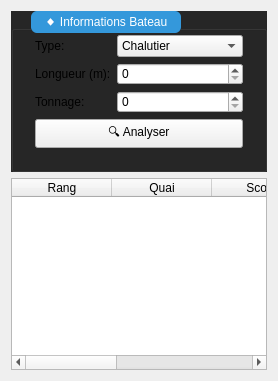
                 <widget class="QWidget" name="tabAideDecision">
                  <attribute name="title">
                   <string> Aide Décision</string>
                  </attribute>
                  <layout class="QVBoxLayout" name="aideDecisionLayout">
                   <item>
                    <widget class="QGroupBox" name="groupBoxBoatInfo">
                     <property name="styleSheet">
                      <string notr="true">QGroupBox {
    background-color: #262626;
    color: #ffffff;
    padding: 14px;
}
QGroupBox::title {
    subcontrol-origin: margin;
    left: 20px;
    padding: 4px 12px;
    color: #ffffff;
    background-color: #3498db;
    border-radius: 6px;
}</string>
                     </property>
                     <property name="title">
                      <string>◆ Informations Bateau</string>
                     </property>
                     <layout class="QFormLayout" name="boatFormLayout">
                      <item row="0" column="0">
                       <widget class="QLabel" name="labelTypeBateau">
                        <property name="text">
                         <string>Type:</string>
                        </property>
                       </widget>
                      </item>
                      <item row="0" column="1">
                       <widget class="QComboBox" name="comboBoxTypeBateau">
                        <item>
                         <property name="text">
                          <string>Chalutier</string>
                         </property>
                        </item>
                        <item>
                         <property name="text">
                          <string>Cargo</string>
                         </property>
                        </item>
                        <item>
                         <property name="text">
                          <string>Tanker</string>
                         </property>
                        </item>
                       </widget>
                      </item>
                      <item row="1" column="0">
                       <widget class="QLabel" name="labelLongueurBateau">
                        <property name="text">
                         <string>Longueur (m):</string>
                        </property>
                       </widget>
                      </item>
                      <item row="1" column="1">
                       <widget class="QSpinBox" name="spinBoxLongueurBateau">
                        <property name="maximum">
                         <number>300</number>
                        </property>
                       </widget>
                      </item>
                      <item row="2" column="0">
                       <widget class="QLabel" name="labelTonnage">
                        <property name="text">
                         <string>Tonnage:</string>
                        </property>
                       </widget>
                      </item>
                      <item row="2" column="1">
                       <widget class="QSpinBox" name="spinBoxTonnage">
                        <property name="maximum">
                         <number>50000</number>
                        </property>
                       </widget>
                      </item>
                      <item row="3" column="0" colspan="2">
                       <widget class="QPushButton" name="btnAnalyze">
                        <property name="text">
                         <string>🔍 Analyser</string>
                        </property>
                       </widget>
                      </item>
                     </layout>
                    </widget>
                   </item>
                   <item>
                    <widget class="QTableWidget" name="tableRecommendations">
                     <property name="alternatingRowColors">
                      <bool>true</bool>
                     </property>
                     <column>
                      <property name="text">
                       <string>Rang</string>
                      </property>
                     </column>
                     <column>
                      <property name="text">
                       <string>Quai</string>
                      </property>
                     </column>
                     <column>
                      <property name="text">
                       <string>Score</string>
                      </property>
                     </column>
                     <column>
                      <property name="text">
                       <string>Disponibilité</string>
                      </property>
                     </column>
                     <column>
                      <property name="text">
                       <string>Raison</string>
                      </property>
                     </column>
                    </widget>
                   </item>
                  </layout>
                 </widget>
